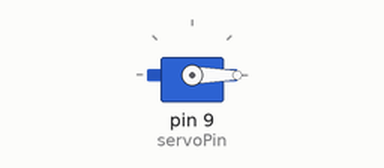
Recording of a sketch running on a simulated Arduino Uno, built with avr-gcc and run on an emulated ATmega328P. On the bench: servo.

Above: at 0.05 s.
At 19.95 s:
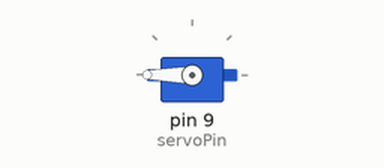
Timing chart, 0 to 26.0 s (numbered marks = the images above):
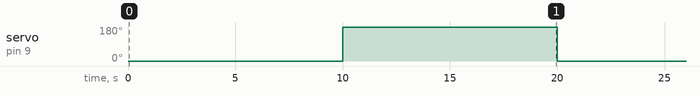

The sketch:

servo.ino
```cpp
#include <Servo.h>
Servo servo1;
int servoPin = 9;

void setup(){
  servo1.attach(servoPin);
}

void loop(){
  servo1.write(0);
  delay(10000);

  servo1.write(180);
  delay(10000);
}
```

Measured:
- by itself, servo on pin 9 (servoPin): alternates 180° for 10.0 s and 0° for 10.0 s
